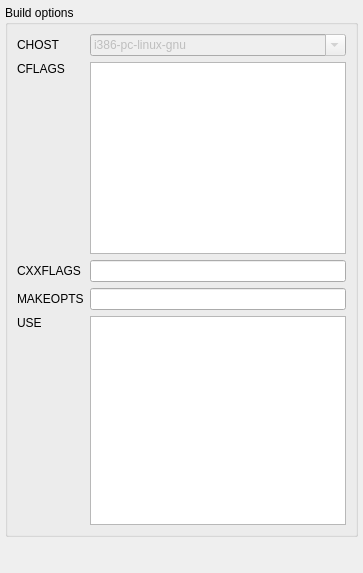
     <widget class="QWidget" name="TabBuild">
      <attribute name="title">
       <string>&amp;Build</string>
      </attribute>
      <layout class="QGridLayout">
       <property name="margin">
        <number>5</number>
       </property>
       <item row="0" column="0">
        <widget class="QGroupBox" name="groupBox4">
         <property name="title">
          <string>Build options</string>
         </property>
         <layout class="QGridLayout">
          <item row="0" column="2">
           <widget class="QComboBox" name="kcfg_Chost">
            <property name="enabled">
             <bool>false</bool>
            </property>
            <property name="editable">
             <bool>true</bool>
            </property>
            <item>
             <property name="text">
              <string>i386-pc-linux-gnu</string>
             </property>
            </item>
            <item>
             <property name="text">
              <string>i486-pc-linux-gnu</string>
             </property>
            </item>
            <item>
             <property name="text">
              <string>i586-pc-linux-gnu</string>
             </property>
            </item>
            <item>
             <property name="text">
              <string>i686-pc-linux-gnu</string>
             </property>
            </item>
            <item>
             <property name="text">
              <string>alpha-unknown-linux-gnu</string>
             </property>
            </item>
            <item>
             <property name="text">
              <string>powerpc-unknown-linux-gnu</string>
             </property>
            </item>
            <item>
             <property name="text">
              <string>powerpc64-unknown-linux-gnu</string>
             </property>
            </item>
            <item>
             <property name="text">
              <string>sparc-unknown-linux-gnu</string>
             </property>
            </item>
            <item>
             <property name="text">
              <string>hppa-unknown-linux-gnu</string>
             </property>
            </item>
            <item>
             <property name="text">
              <string>hppa1.1-unknown-linux-gnu</string>
             </property>
            </item>
            <item>
             <property name="text">
              <string>hppa2.0-unknown-linux-gnu</string>
             </property>
            </item>
            <item>
             <property name="text">
              <string>mips-unknown-linux-gnu</string>
             </property>
            </item>
            <item>
             <property name="text">
              <string>x86_64-pc-linux-gnu</string>
             </property>
            </item>
           </widget>
          </item>
          <item row="0" column="0" colspan="2">
           <widget class="QLabel" name="textLabel3">
            <property name="sizePolicy">
             <sizepolicy hsizetype="Fixed" vsizetype="Fixed">
              <horstretch>0</horstretch>
              <verstretch>0</verstretch>
             </sizepolicy>
            </property>
            <property name="text">
             <string>CHOST</string>
            </property>
            <property name="wordWrap">
             <bool>false</bool>
            </property>
           </widget>
          </item>
          <item row="1" column="0" colspan="2">
           <widget class="QLabel" name="cFlags">
            <property name="sizePolicy">
             <sizepolicy hsizetype="Fixed" vsizetype="Fixed">
              <horstretch>0</horstretch>
              <verstretch>0</verstretch>
             </sizepolicy>
            </property>
            <property name="text">
             <string>CFLAGS</string>
            </property>
            <property name="wordWrap">
             <bool>false</bool>
            </property>
           </widget>
          </item>
          <item row="3" column="0" colspan="2">
           <widget class="QLabel" name="cFlags_2">
            <property name="sizePolicy">
             <sizepolicy hsizetype="Fixed" vsizetype="Fixed">
              <horstretch>0</horstretch>
              <verstretch>0</verstretch>
             </sizepolicy>
            </property>
            <property name="text">
             <string>CXXFLAGS</string>
            </property>
            <property name="wordWrap">
             <bool>false</bool>
            </property>
           </widget>
          </item>
          <item row="1" column="2" rowspan="2">
           <widget class="QTextEdit" name="kcfg_CFlags">
            <property name="sizePolicy">
             <sizepolicy hsizetype="MinimumExpanding" vsizetype="MinimumExpanding">
              <horstretch>0</horstretch>
              <verstretch>0</verstretch>
             </sizepolicy>
            </property>
           </widget>
          </item>
          <item row="2" column="1">
           <spacer name="spacer12">
            <property name="orientation">
             <enum>Qt::Vertical</enum>
            </property>
            <property name="sizeType">
             <enum>QSizePolicy::Expanding</enum>
            </property>
            <property name="sizeHint" stdset="0">
             <size>
              <width>20</width>
              <height>31</height>
             </size>
            </property>
           </spacer>
          </item>
          <item row="3" column="2">
           <widget class="QLineEdit" name="kcfg_CXXFlags"/>
          </item>
          <item row="4" column="2">
           <widget class="QLineEdit" name="kcfg_MakeOpts"/>
          </item>
          <item row="4" column="0" colspan="2">
           <widget class="QLabel" name="makeOpts">
            <property name="sizePolicy">
             <sizepolicy hsizetype="Fixed" vsizetype="Fixed">
              <horstretch>0</horstretch>
              <verstretch>0</verstretch>
             </sizepolicy>
            </property>
            <property name="text">
             <string>MAKEOPTS</string>
            </property>
            <property name="wordWrap">
             <bool>false</bool>
            </property>
           </widget>
          </item>
          <item row="5" column="2" rowspan="2">
           <widget class="QTextEdit" name="kcfg_Use">
            <property name="sizePolicy">
             <sizepolicy hsizetype="MinimumExpanding" vsizetype="MinimumExpanding">
              <horstretch>0</horstretch>
              <verstretch>0</verstretch>
             </sizepolicy>
            </property>
           </widget>
          </item>
          <item row="5" column="0">
           <widget class="QLabel" name="textLabel3_2_2_2">
            <property name="sizePolicy">
             <sizepolicy hsizetype="Fixed" vsizetype="Fixed">
              <horstretch>0</horstretch>
              <verstretch>0</verstretch>
             </sizepolicy>
            </property>
            <property name="text">
             <string>USE</string>
            </property>
            <property name="wordWrap">
             <bool>false</bool>
            </property>
           </widget>
          </item>
          <item row="6" column="0">
           <spacer name="spacer5">
            <property name="orientation">
             <enum>Qt::Vertical</enum>
            </property>
            <property name="sizeType">
             <enum>QSizePolicy::Expanding</enum>
            </property>
            <property name="sizeHint" stdset="0">
             <size>
              <width>30</width>
              <height>189</height>
             </size>
            </property>
           </spacer>
          </item>
         </layout>
        </widget>
       </item>
       <item row="1" column="0">
        <spacer name="spacer15">
         <property name="orientation">
          <enum>Qt::Vertical</enum>
         </property>
         <property name="sizeType">
          <enum>QSizePolicy::Expanding</enum>
         </property>
         <property name="sizeHint" stdset="0">
          <size>
           <width>20</width>
           <height>31</height>
          </size>
         </property>
        </spacer>
       </item>
      </layout>
     </widget>
